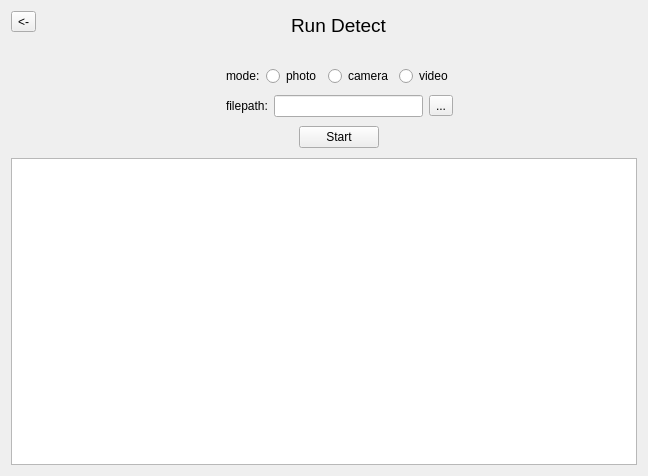
<?xml version="1.0" encoding="UTF-8"?>
<ui version="4.0">
 <class>Form</class>
 <widget class="QWidget" name="Form">
  <property name="geometry">
   <rect>
    <x>0</x>
    <y>0</y>
    <width>648</width>
    <height>476</height>
   </rect>
  </property>
  <property name="windowTitle">
   <string>Form</string>
  </property>
  <layout class="QVBoxLayout" name="verticalLayout_3">
   <item>
    <layout class="QHBoxLayout" name="horizontalLayout_5">
     <item>
      <layout class="QVBoxLayout" name="verticalLayout_2">
       <item>
        <widget class="QToolButton" name="back">
         <property name="sizePolicy">
          <sizepolicy hsizetype="Fixed" vsizetype="Fixed">
           <horstretch>0</horstretch>
           <verstretch>0</verstretch>
          </sizepolicy>
         </property>
         <property name="text">
          <string>&lt;-</string>
         </property>
        </widget>
       </item>
       <item>
        <spacer name="verticalSpacer_2">
         <property name="orientation">
          <enum>Qt::Vertical</enum>
         </property>
         <property name="sizeType">
          <enum>QSizePolicy::Minimum</enum>
         </property>
         <property name="sizeHint" stdset="0">
          <size>
           <width>20</width>
           <height>120</height>
          </size>
         </property>
        </spacer>
       </item>
      </layout>
     </item>
     <item>
      <spacer name="horizontalSpacer">
       <property name="orientation">
        <enum>Qt::Horizontal</enum>
       </property>
       <property name="sizeHint" stdset="0">
        <size>
         <width>40</width>
         <height>20</height>
        </size>
       </property>
      </spacer>
     </item>
     <item>
      <layout class="QVBoxLayout" name="verticalLayout">
       <item>
        <layout class="QHBoxLayout" name="horizontalLayout_3">
         <item>
          <widget class="QLabel" name="label">
           <property name="sizePolicy">
            <sizepolicy hsizetype="Fixed" vsizetype="Fixed">
             <horstretch>0</horstretch>
             <verstretch>0</verstretch>
            </sizepolicy>
           </property>
           <property name="font">
            <font>
             <pointsize>14</pointsize>
            </font>
           </property>
           <property name="text">
            <string>Run Detect</string>
           </property>
          </widget>
         </item>
        </layout>
       </item>
       <item>
        <spacer name="verticalSpacer">
         <property name="orientation">
          <enum>Qt::Vertical</enum>
         </property>
         <property name="sizeType">
          <enum>QSizePolicy::Fixed</enum>
         </property>
         <property name="sizeHint" stdset="0">
          <size>
           <width>20</width>
           <height>20</height>
          </size>
         </property>
        </spacer>
       </item>
       <item>
        <layout class="QHBoxLayout" name="horizontalLayout">
         <item>
          <widget class="QLabel" name="label_2">
           <property name="text">
            <string>mode:</string>
           </property>
          </widget>
         </item>
         <item>
          <widget class="QRadioButton" name="photo">
           <property name="text">
            <string>photo</string>
           </property>
          </widget>
         </item>
         <item>
          <widget class="QRadioButton" name="camera">
           <property name="text">
            <string>camera</string>
           </property>
          </widget>
         </item>
         <item>
          <widget class="QRadioButton" name="video">
           <property name="text">
            <string>video</string>
           </property>
          </widget>
         </item>
        </layout>
       </item>
       <item>
        <layout class="QHBoxLayout" name="horizontalLayout_2">
         <item>
          <widget class="QLabel" name="label_3">
           <property name="text">
            <string>filepath:</string>
           </property>
          </widget>
         </item>
         <item>
          <widget class="QLineEdit" name="filepath"/>
         </item>
         <item>
          <widget class="QToolButton" name="toolButton">
           <property name="text">
            <string>...</string>
           </property>
          </widget>
         </item>
        </layout>
       </item>
       <item>
        <layout class="QHBoxLayout" name="horizontalLayout_4">
         <item>
          <widget class="QPushButton" name="Start">
           <property name="sizePolicy">
            <sizepolicy hsizetype="Fixed" vsizetype="Fixed">
             <horstretch>0</horstretch>
             <verstretch>0</verstretch>
            </sizepolicy>
           </property>
           <property name="text">
            <string>Start</string>
           </property>
          </widget>
         </item>
        </layout>
       </item>
      </layout>
     </item>
     <item>
      <spacer name="horizontalSpacer_2">
       <property name="orientation">
        <enum>Qt::Horizontal</enum>
       </property>
       <property name="sizeHint" stdset="0">
        <size>
         <width>40</width>
         <height>20</height>
        </size>
       </property>
      </spacer>
     </item>
    </layout>
   </item>
   <item>
    <widget class="QGraphicsView" name="output">
     <property name="sizePolicy">
      <sizepolicy hsizetype="Expanding" vsizetype="Expanding">
       <horstretch>0</horstretch>
       <verstretch>0</verstretch>
      </sizepolicy>
     </property>
    </widget>
   </item>
  </layout>
 </widget>
 <resources/>
 <connections/>
</ui>
